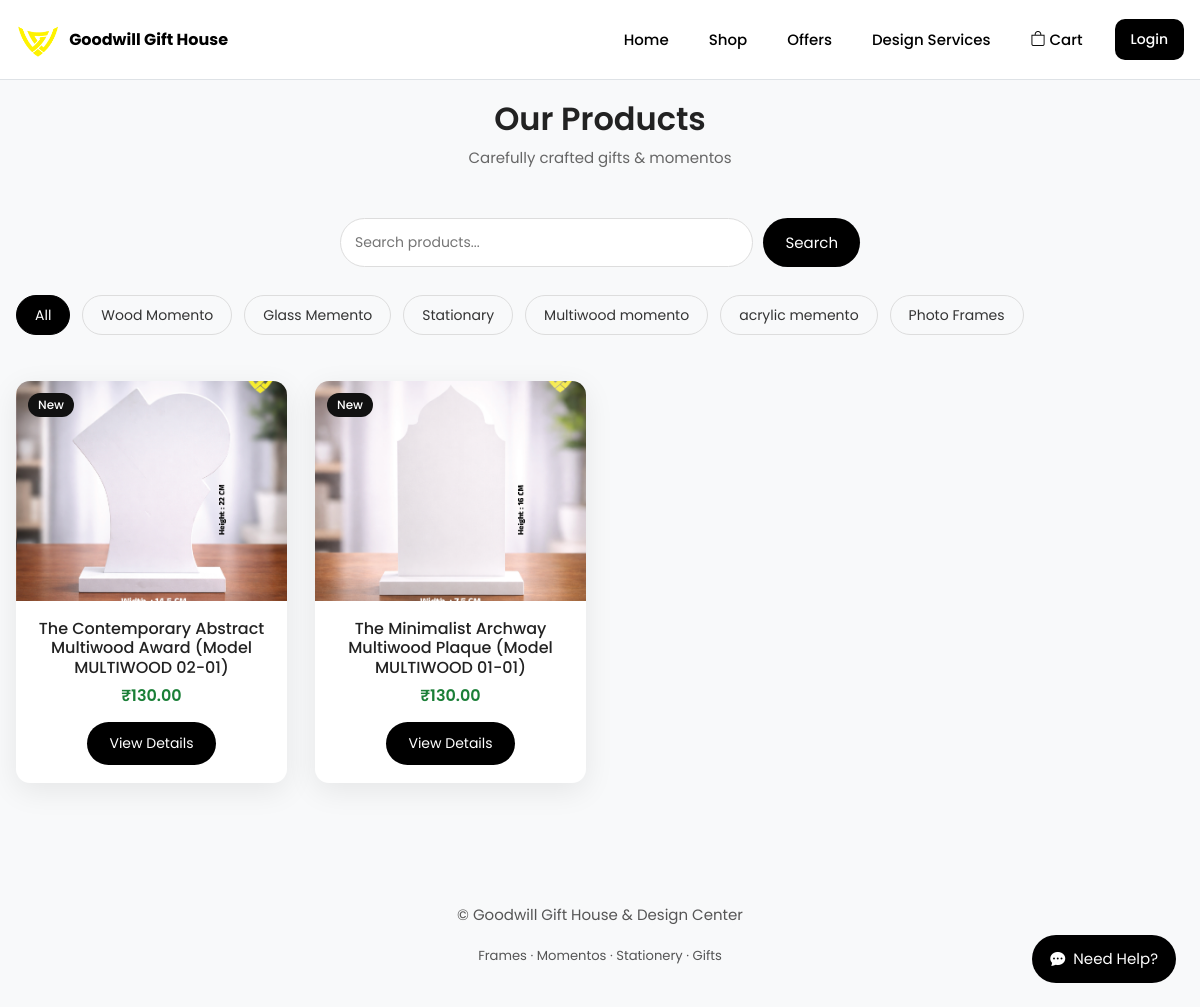
Page /products/products/?category=multiwood-momento on the committed database.
### store_admin/models.py (models this page shows, shortened)
class Category(models.Model):
    name = models.CharField(max_length=100, unique=True)
    description = models.TextField(blank=True)
    slug = models.SlugField(blank=True)

class Product(models.Model):
    category = models.ForeignKey(Category, on_delete=models.CASCADE, related_name='products')
    name = models.CharField(max_length=200)
    description = models.TextField()
    price = models.DecimalField(max_digits=8, decimal_places=2)
    image = models.ImageField(upload_to='products/')
    stock = models.PositiveIntegerField(default=0)   # 👈 NEW
    available = models.BooleanField(default=True)
    created_at = models.DateTimeField(auto_now_add=True)

### products/views.py (the view)
# urls.py: path('products/', views.product_list, name='product_list'),
def product_list(request):
    category_slug = request.GET.get('category')
    search_query = request.GET.get('q')
    categories = Category.objects.all()
    products = Product.objects.all().order_by('-created_at')
    if category_slug:
        products = products.filter(category__slug=category_slug)
    if search_query:
        products = products.filter(name__icontains=search_query)
    return render(request, "user/product_list.html", {
        "categories": categories,
        "products": products,
        "search_query": search_query,
    })

### products/templates/user/product_list.html (shortened to what this page needs)
{% extends "base.html" %}
{% load static %}
{% block extra_css %}
<link rel="stylesheet" href="{% static 'css/products.css' %}">
{% endblock %}
{% block content %}
<section class="shop-header">
    <h1>Our Products</h1>
    <p>Carefully crafted gifts & momentos</p>
</section>
<form method="get" class="product-search">
    <input
        type="text"
        name="q"
        placeholder="Search products..."
        value="{{ request.GET.q|default:'' }}"
    >
    <button type="submit">Search</button>
</form>
<div class="category-bar">
    <a href="{% url 'product_list' %}" class="category-pill {% if not selected_category %}active{% endif %}">
        All
    </a>
    {% for category in categories %}
        <a href="?category={{ category.slug }}"
           class="category-pill {% if selected_category == category.slug %}active{% endif %}">
            {{ category.name }}
        </a>
    {% endfor %}
</div>
<section class="product-grid">
    {% for product in products %}
    <div class="product-card">
        <span class="badge badge-new">New</span>
        <div class="product-image">
            <img src="{{ product.image.url }}" alt="{{ product.name }}">
        </div>
        <div class="product-info">
            <h3 class="product-name">{{ product.name }}</h3>
            <p class="product-price">₹{{ product.price }}</p>
            <a href="{% url 'product_detail' product.id %}" class="btn-view">
                View Details
            </a>
        </div>
    </div>
    {% empty %}
        <p class="no-products">No products found.</p>
    {% endfor %}
</section>
{% endblock %}

### users/static/css/base.css (style rules this page uses)
* { box-sizing: border-box; }
html, body { margin: 0; padding: 0; width: 100%; overflow-x: hidden; }
body { font-family: 'Poppins', sans-serif; font-size: 15px; line-height: 1.6; color: #222; background: #f8f9fa; }
h1 { font-size: 32px; font-weight: 600; }
h3 { font-size: 22px; font-weight: 500; }
p { color: #555; }
section { margin-bottom: 80px; }
.card, .product-card, .service-card { background: #fff; border-radius: 18px; box-shadow: 0 10px 30px rgba(0,0,0,0.08); }

### users/static/css/products.css (style rules this page uses)
.shop-header { text-align: center; margin-bottom: 48px; }
.shop-header h1 { font-size: 32px; font-weight: 600; margin-bottom: 8px; }
.shop-header p { color: #666; font-size: 15px; }
.product-grid { display: grid; grid-template-columns: repeat(auto-fill, minmax(240px, 1fr)); gap: 28px; }
.product-card { background: #fff; border-radius: 14px; overflow: hidden; box-shadow: 0 8px 30px rgba(0,0,0,0.08); position: relative; transition: transform 0.25s ease, box-shadow 0.25s ease; }
.badge { position: absolute; top: 12px; left: 12px; padding: 6px 10px; font-size: 12px; border-radius: 20px; font-weight: 500; z-index: 2; }
.badge-new { background: #111; color: #fff; }
.product-image { width: 100%; height: 220px; background: #f3f3f3; }
.product-image img { width: 100%; height: 100%; object-fit: cover; }
.product-info { padding: 18px; text-align: center; }
.product-name { font-size: 16px; font-weight: 500; margin-bottom: 6px; }
.product-price { font-size: 16px; font-weight: 600; color: #1a7f37; margin-bottom: 14px; }
.btn-view { display: inline-block; padding: 10px 22px; background: #000; color: #fff; font-size: 14px; border-radius: 24px; text-decoration: none; transition: background 0.25s ease; }
.product-search { display: flex; max-width: 520px; margin: 0 auto 28px; gap: 10px; }
.product-search input { flex: 1; padding: 12px 14px; border-radius: 30px; border: 1px solid #ddd; font-size: 14px; }
.product-search button { padding: 12px 22px; border-radius: 30px; border: none; background: #000; color: #fff; cursor: pointer; }
.category-bar { display: flex; gap: 12px; overflow-x: auto; padding-bottom: 10px; margin-bottom: 36px; }
.category-pill { padding: 8px 18px; border-radius: 20px; border: 1px solid #ddd; font-size: 14px; white-space: nowrap; text-decoration: none; color: #333; }
.category-pill.active { background: #000; color: #fff; border-color: #000; }

### rows in the picture
Category: name "Wood Momento"
Category: name "Glass Memento"
Category: name "Stationary"
Category: name "Multiwood momento"
Category: name "acrylic memento"
Category: name "Photo Frames"
Product: image (picture), name "The Contemporary Abstract Multiwood Award (Model MULTIWOOD 02-01)", price "130.00"
Product: image (picture), name "The Minimalist Archway Multiwood Plaque (Model MULTIWOOD 01-01)", price "130.00"
